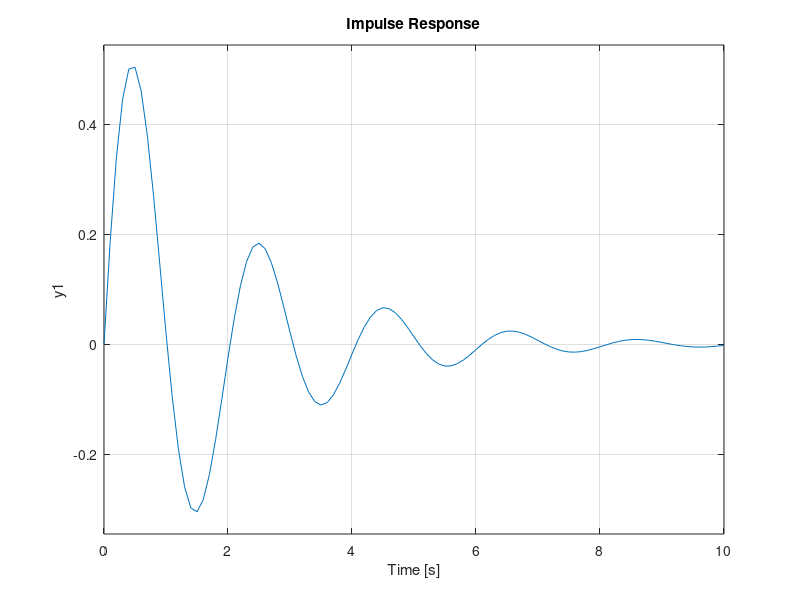
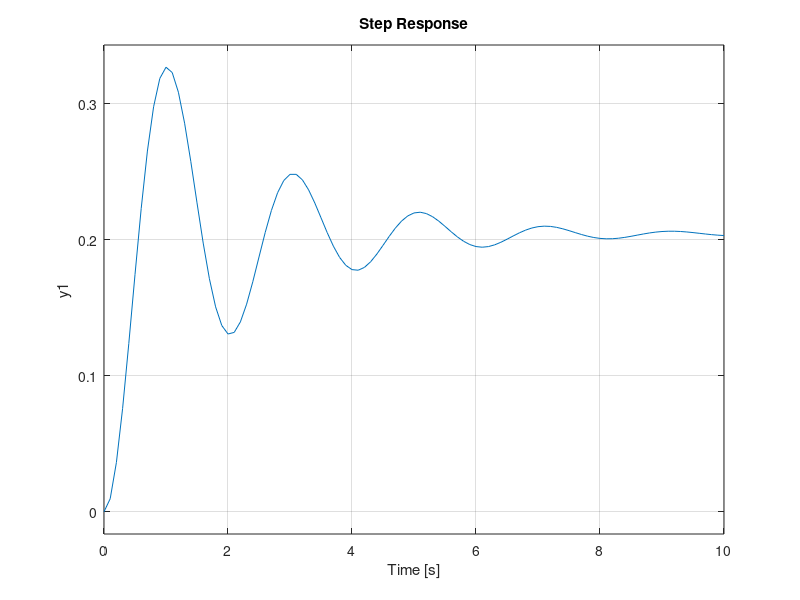

Here is the MATLAB script that generated these plots, in order:
%Verificat Laplace prima problema
%Graficele tb sa se suprapuna
% 
% G=tf([1],[1 3 2]);
% impulse(G, 10)
% hold on
% t=0:0.2:10
% yi=exp(-t)-exp(-2*t);
% plot(t, yi, '*');

%%
% 
% figure
% G=tf([1],[1 3 2]);
% step(G, 10)
% hold on
% t=0:0.2:10
% ys=1/2-exp(-t)+1/2*exp(-2*t);
% plot(t, ys, '*r');

%%
%2.2.3

% figure
% G=tf([1],[1 2 2]);
% impulse(G, 10)
% hold on
% t=0:0.2:10;
% yi=exp(-t).*sin(t);
% plot(t, yi, '*r');

%%

% figure
% G=tf([1],[1 2 2]);
% step(G, 10)
% hold on
% t=0:0.2:10
% ys=1/2 - 1/2 .* exp(-t) .* cos(t) - 1/2 .* exp(-t) .* sin(t);
% plot(t, ys, '*r');

%%
%2.3

% figure
% 
% G1=tf([1],[1 1]);
% subplot(3, 2, 1);
% impulse(G1, 10);
% hold on
% 
% G2=tf([1],[1 -1]);
% subplot(3, 2, 2);
% impulse(G2, 10);
% hold on
% 
% G3=tf([1],[1 0 -1]);
% subplot(3, 2, 3);
% impulse(G3, 10);
% hold on
% 
% G4=tf([1],[1 0 1]);
% subplot(3, 2, 4);
% impulse(G4, 10);
% hold on
% 
% G5=tf([1],[1 2 17]);
% subplot(3, 2, 5);
% impulse(G5, 10);
% hold on
% 
% G6=tf([1],[1 -2 17]);
% subplot(3, 2, 6);
% impulse(G6, 10);

%%
%2.4

figure
G=tf([1],[0.5 0.5 4.9]);
impulse(G, 10);
hold on
t=0:0.2:10

figure
G=tf([1],[0.5 0.5 4.9]);
step(G, 10);
hold on
t=0:0.2:10

%%
%2.6

